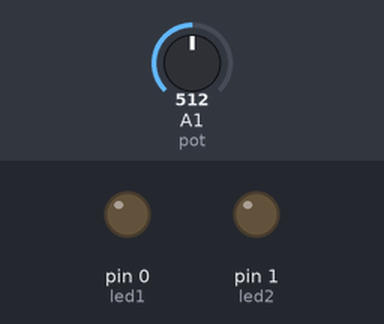
The sketch below on a simulated Arduino Uno, built with avr-gcc and run on an emulated ATmega328P. Parts: output pins drawn as LEDs (lit = HIGH). Dashed ring = blinking. Inputs (shaded band) come from the test bench; at power-on: A1 (pot) = 512.

Above: at 0.1 s.
At 1.2 s:
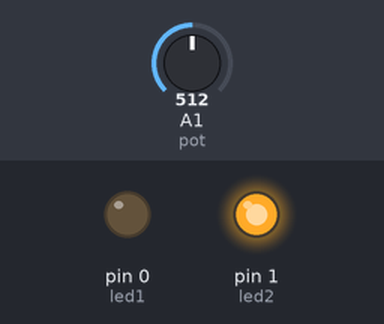
1.3 s: A1 (pot) set to 900
3.4 s: A1 (pot) set to 306
At 3.56 s:
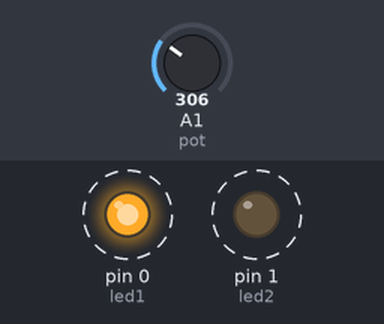
Timing chart, 0 to 12.4 s (numbered marks = the images above; inputs shaded):
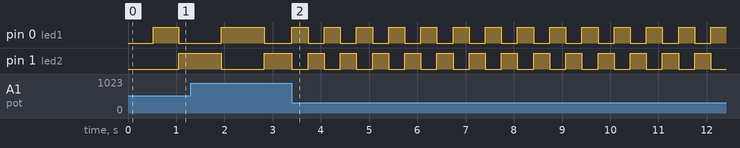

Measured:
- after the input at 3.4 s, pin 0 (led1), pin 1 (led2): alternates HIGH for 0.33 s and LOW for 0.33 s, starting at once

The sketch:

tiny_blink_pot.ino
```cpp
const int led1 = 0; //pin 5
const int led2 = 1; //pin 6
const int pot = A1; //pin 7

unsigned long previousMillis = 0;

int ledState = LOW;

void setup() {
  pinMode(led1, OUTPUT);
  pinMode(led2, OUTPUT);

  //Serial.begin(9600);
}

void loop() {
  // put your main code here, to run repeatedly:

  int potVal = analogRead(pot);
  int potDelay = map(potVal, 0, 1023, 50, 1000);

  //Serial.println(potDelay);

  unsigned long currentMillis = millis();

    if(currentMillis - previousMillis >= potDelay) {
      // a última vez q fez o switch do led
      previousMillis = currentMillis;

      // inverte o led:
      if (ledState == LOW)
        ledState = HIGH;
      else
        ledState = LOW;

      digitalWrite(led1, ledState);
      digitalWrite(led2, !ledState);
    }

}
```
